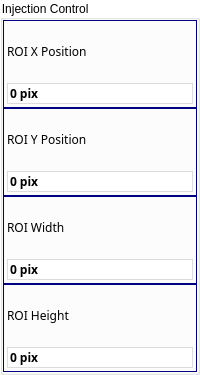
    <widget class="QGroupBox" name="groupBoxSetMeasureWindowMeasureLiquid">
     <property name="sizePolicy">
      <sizepolicy hsizetype="Expanding" vsizetype="Expanding">
       <horstretch>0</horstretch>
       <verstretch>0</verstretch>
      </sizepolicy>
     </property>
     <property name="styleSheet">
      <string notr="true">QGroupBox{
    background-color: transparent;
}</string>
     </property>
     <property name="title">
      <string>Injection Control     </string>
     </property>
     <layout class="QGridLayout" name="gridLayout_5">
      <property name="leftMargin">
       <number>0</number>
      </property>
      <property name="topMargin">
       <number>0</number>
      </property>
      <property name="rightMargin">
       <number>0</number>
      </property>
      <property name="bottomMargin">
       <number>0</number>
      </property>
      <property name="spacing">
       <number>0</number>
      </property>
      <item row="0" column="0">
       <widget class="ContentBoardItem" name="widgetDashBoardROILiquidXPosition" native="true">
        <property name="minimumSize">
         <size>
          <width>0</width>
          <height>88</height>
         </size>
        </property>
        <property name="maximumSize">
         <size>
          <width>16777215</width>
          <height>88</height>
         </size>
        </property>
        <property name="styleSheet">
         <string notr="true">/*QFrame{
     background:rgb(249,247,248);
     border: 1px solid rgb(0,0,128);
     min-height: 80px;
     max-height: 80px;
}

QLabel{
  background:rgb(249,247,248);
  border: 0px solid rgb(0,0,128);
  color: rgb(39,51,66);
  font-size: 16px;
  font-family: Siemens Sans;
  min-height: 20px;
  max-height: 20px;
}

QDoubleSpinBox{
background:rgb(255,255,255);
  color: rgb(39,51,66);
  font-size: 16px;
  font-weight: bold;
  font-family: Siemens Sans;
  min-height: 32px;
  max-height: 32px;
min-width: 0px;
}

QDoubleSpinBox::focus{
 border: 2px solid rgb(0,95,135);
}
*/

QWidget{
     border: 1px solid rgb(0,0,128);
 }

QLabel{
   border: 0px;
}
QDoubleSpinBox::focus{
 border: 2px solid rgb(0,95,135);
}
QDoubleSpinBox{
   border: 1px solid rgb(218, 220, 224);
}
QDoubleSpinBox{
min-width: 40px;
}




</string>
        </property>
        <layout class="QGridLayout" name="gridLayout_17">
         <property name="leftMargin">
          <number>4</number>
         </property>
         <property name="topMargin">
          <number>4</number>
         </property>
         <property name="rightMargin">
          <number>4</number>
         </property>
         <property name="bottomMargin">
          <number>4</number>
         </property>
         <property name="spacing">
          <number>4</number>
         </property>
         <item row="0" column="0">
          <widget class="QLabel" name="labelDashBoardROILiquidXPosition">
           <property name="font">
            <font>
             <family>Siemens Sans</family>
            </font>
           </property>
           <property name="styleSheet">
            <string notr="true"/>
           </property>
           <property name="text">
            <string>ROI X Position       </string>
           </property>
          </widget>
         </item>
         <item row="1" column="0">
          <widget class="QDoubleSpinBox" name="doubleSpinBoxMeasureLiquidXPosition">
           <property name="sizePolicy">
            <sizepolicy hsizetype="Preferred" vsizetype="Fixed">
             <horstretch>0</horstretch>
             <verstretch>0</verstretch>
            </sizepolicy>
           </property>
           <property name="font">
            <font>
             <family>Siemens Sans</family>
             <weight>75</weight>
             <bold>true</bold>
            </font>
           </property>
           <property name="styleSheet">
            <string notr="true"/>
           </property>
           <property name="wrapping">
            <bool>false</bool>
           </property>
           <property name="buttonSymbols">
            <enum>QAbstractSpinBox::NoButtons</enum>
           </property>
           <property name="suffix">
            <string> pix</string>
           </property>
           <property name="decimals">
            <number>0</number>
           </property>
           <property name="minimum">
            <double>0.000000000000000</double>
           </property>
           <property name="maximum">
            <double>5000.000000000000000</double>
           </property>
           <property name="singleStep">
            <double>1.000000000000000</double>
           </property>
           <property name="value">
            <double>0.000000000000000</double>
           </property>
          </widget>
         </item>
        </layout>
       </widget>
      </item>
      <item row="1" column="0">
       <widget class="ContentBoardItem" name="widgetDashBoardROILiquidYPosition" native="true">
        <property name="minimumSize">
         <size>
          <width>0</width>
          <height>88</height>
         </size>
        </property>
        <property name="maximumSize">
         <size>
          <width>16777215</width>
          <height>88</height>
         </size>
        </property>
        <property name="styleSheet">
         <string notr="true">/*QFrame{
     background:rgb(249,247,248);
     border: 1px solid rgb(0,0,128);
     min-height: 80px;
     max-height: 80px;
}

QLabel{
  background:rgb(249,247,248);
 border: 0px solid rgb(0,0,128);
  color: rgb(39,51,66);
  font-size: 16px;
  font-family: Siemens Sans;
  min-height: 20px;
  max-height: 20px;
}

QDoubleSpinBox{
background:rgb(255,255,255);
  color: rgb(39,51,66);
  font-size: 16px;
  font-weight: bold;
  font-family: Siemens Sans;
  min-height: 32px;
  max-height: 32px;
min-width: 0px;
}

QDoubleSpinBox::focus{
 border: 2px solid rgb(0,95,135);
}
*/
QWidget{
     border: 1px solid rgb(0,0,128);
 }

QLabel{
   border: 0px;
}
QDoubleSpinBox::focus{
 border: 2px solid rgb(0,95,135);
}
QDoubleSpinBox{
   border: 1px solid rgb(218, 220, 224);
}
QDoubleSpinBox{
min-width: 40px;
}



</string>
        </property>
        <layout class="QGridLayout" name="gridLayout_19">
         <property name="leftMargin">
          <number>4</number>
         </property>
         <property name="topMargin">
          <number>4</number>
         </property>
         <property name="rightMargin">
          <number>4</number>
         </property>
         <property name="bottomMargin">
          <number>4</number>
         </property>
         <property name="spacing">
          <number>4</number>
         </property>
         <item row="0" column="0">
          <widget class="QLabel" name="labelDashBoardROILiquidYPosition">
           <property name="font">
            <font>
             <family>Siemens Sans</family>
            </font>
           </property>
           <property name="styleSheet">
            <string notr="true"/>
           </property>
           <property name="text">
            <string>ROI Y Position</string>
           </property>
          </widget>
         </item>
         <item row="1" column="0">
          <widget class="QDoubleSpinBox" name="doubleSpinBoxMeasureLiquidYPosition">
           <property name="sizePolicy">
            <sizepolicy hsizetype="Preferred" vsizetype="Fixed">
             <horstretch>0</horstretch>
             <verstretch>0</verstretch>
            </sizepolicy>
           </property>
           <property name="font">
            <font>
             <family>Siemens Sans</family>
             <weight>75</weight>
             <bold>true</bold>
            </font>
           </property>
           <property name="styleSheet">
            <string notr="true"/>
           </property>
           <property name="wrapping">
            <bool>false</bool>
           </property>
           <property name="buttonSymbols">
            <enum>QAbstractSpinBox::NoButtons</enum>
           </property>
           <property name="suffix">
            <string> pix</string>
           </property>
           <property name="decimals">
            <number>0</number>
           </property>
           <property name="minimum">
            <double>0.000000000000000</double>
           </property>
           <property name="maximum">
            <double>5000.000000000000000</double>
           </property>
           <property name="singleStep">
            <double>1.000000000000000</double>
           </property>
           <property name="value">
            <double>0.000000000000000</double>
           </property>
          </widget>
         </item>
        </layout>
       </widget>
      </item>
      <item row="2" column="0">
       <widget class="ContentBoardItem" name="widgetDashBoardROILiquidWidth" native="true">
        <property name="minimumSize">
         <size>
          <width>0</width>
          <height>88</height>
         </size>
        </property>
        <property name="maximumSize">
         <size>
          <width>16777215</width>
          <height>88</height>
         </size>
        </property>
        <property name="styleSheet">
         <string notr="true">/*QFrame{
     background:rgb(249,247,248);
     border: 1px solid rgb(0,0,128);
     min-height: 80px;
     max-height: 80px;
}

QLabel{
  background:rgb(249,247,248);
  border: 0px solid rgb(0,0,128);
  color: rgb(39,51,66);
  font-size: 16px;
  font-family: Siemens Sans;
  min-height: 20px;
  max-height: 20px;
}

QDoubleSpinBox{
background:rgb(255,255,255);
  color: rgb(39,51,66);
  font-size: 16px;
  font-weight: bold;
  font-family: Siemens Sans;
  min-height: 32px;
  max-height: 32px;
min-width: 0px;
}

QDoubleSpinBox::focus{
 border: 2px solid rgb(0,95,135);
}
*/
QWidget{
     border: 1px solid rgb(0,0,128);
 }

QLabel{
   border: 0px;
}
QDoubleSpinBox::focus{
 border: 2px solid rgb(0,95,135);
}
QDoubleSpinBox{
   border: 1px solid rgb(218, 220, 224);
}
QDoubleSpinBox{
min-width: 40px;
}




</string>
        </property>
        <layout class="QGridLayout" name="gridLayout_22">
         <property name="leftMargin">
          <number>4</number>
         </property>
         <property name="topMargin">
          <number>4</number>
         </property>
         <property name="rightMargin">
          <number>4</number>
         </property>
         <property name="bottomMargin">
          <number>4</number>
         </property>
         <property name="spacing">
          <number>4</number>
         </property>
         <item row="0" column="0">
          <widget class="QLabel" name="labelDashBoardROILiquidWidth">
           <property name="font">
            <font>
             <family>Siemens Sans</family>
            </font>
           </property>
           <property name="styleSheet">
            <string notr="true"/>
           </property>
           <property name="text">
            <string>ROI Width</string>
           </property>
          </widget>
         </item>
         <item row="1" column="0">
          <widget class="QDoubleSpinBox" name="doubleSpinBoxMeasureLiquidWidth">
           <property name="sizePolicy">
            <sizepolicy hsizetype="Preferred" vsizetype="Fixed">
             <horstretch>0</horstretch>
             <verstretch>0</verstretch>
            </sizepolicy>
           </property>
           <property name="font">
            <font>
             <family>Siemens Sans</family>
             <weight>75</weight>
             <bold>true</bold>
            </font>
           </property>
           <property name="styleSheet">
            <string notr="true"/>
           </property>
           <property name="wrapping">
            <bool>false</bool>
           </property>
           <property name="buttonSymbols">
            <enum>QAbstractSpinBox::NoButtons</enum>
           </property>
           <property name="suffix">
            <string> pix</string>
           </property>
           <property name="decimals">
            <number>0</number>
           </property>
           <property name="minimum">
            <double>0.000000000000000</double>
           </property>
           <property name="maximum">
            <double>5000.000000000000000</double>
           </property>
           <property name="singleStep">
            <double>1.000000000000000</double>
           </property>
           <property name="value">
            <double>0.000000000000000</double>
           </property>
          </widget>
         </item>
        </layout>
       </widget>
      </item>
      <item row="3" column="0">
       <widget class="ContentBoardItem" name="widgetDashBoardROILiquidHeight" native="true">
        <property name="minimumSize">
         <size>
          <width>0</width>
          <height>88</height>
         </size>
        </property>
        <property name="maximumSize">
         <size>
          <width>16777215</width>
          <height>88</height>
         </size>
        </property>
        <property name="styleSheet">
         <string notr="true">/*QFrame{
     background:rgb(249,247,248);
     border: 1px solid rgb(0,0,128);
     min-height: 80px;
     max-height: 80px;
}

QLabel{
  background:rgb(249,247,248);
  border: 0px solid rgb(0,0,128);
  color: rgb(39,51,66);
  font-size: 16px;
  font-family: Siemens Sans;
  min-height: 20px;
  max-height: 20px;
}

QDoubleSpinBox{
background:rgb(255,255,255);
  color: rgb(39,51,66);
  font-size: 16px;
  font-weight: bold;
  font-family: Siemens Sans;
  min-height: 32px;
  max-height: 32px;
min-width: 0px;
}

QDoubleSpinBox::focus{
 border: 2px solid rgb(0,95,135);
}

*/
QWidget{
     border: 1px solid rgb(0,0,128);
 }

QLabel{
   border: 0px;
}
QDoubleSpinBox::focus{
 border: 2px solid rgb(0,95,135);
}
QDoubleSpinBox{
   border: 1px solid rgb(218, 220, 224);
}
QDoubleSpinBox{
min-width: 40px;
}


</string>
        </property>
        <layout class="QGridLayout" name="gridLayout_23">
         <property name="leftMargin">
          <number>4</number>
         </property>
         <property name="topMargin">
          <number>4</number>
         </property>
         <property name="rightMargin">
          <number>4</number>
         </property>
         <property name="bottomMargin">
          <number>4</number>
         </property>
         <property name="spacing">
          <number>4</number>
         </property>
         <item row="0" column="0">
          <widget class="QLabel" name="labelDashBoardROILiquidHeight">
           <property name="font">
            <font>
             <family>Siemens Sans</family>
            </font>
           </property>
           <property name="styleSheet">
            <string notr="true"/>
           </property>
           <property name="text">
            <string>ROI Height</string>
           </property>
          </widget>
         </item>
         <item row="1" column="0">
          <widget class="QDoubleSpinBox" name="doubleSpinBoxMeasureLiquidHeight">
           <property name="sizePolicy">
            <sizepolicy hsizetype="Preferred" vsizetype="Fixed">
             <horstretch>0</horstretch>
             <verstretch>0</verstretch>
            </sizepolicy>
           </property>
           <property name="font">
            <font>
             <family>Siemens Sans</family>
             <weight>75</weight>
             <bold>true</bold>
            </font>
           </property>
           <property name="styleSheet">
            <string notr="true"/>
           </property>
           <property name="wrapping">
            <bool>false</bool>
           </property>
           <property name="buttonSymbols">
            <enum>QAbstractSpinBox::NoButtons</enum>
           </property>
           <property name="suffix">
            <string> pix</string>
           </property>
           <property name="decimals">
            <number>0</number>
           </property>
           <property name="minimum">
            <double>0.000000000000000</double>
           </property>
           <property name="maximum">
            <double>5000.000000000000000</double>
           </property>
           <property name="singleStep">
            <double>1.000000000000000</double>
           </property>
           <property name="value">
            <double>0.000000000000000</double>
           </property>
          </widget>
         </item>
        </layout>
       </widget>
      </item>
     </layout>
    </widget>
